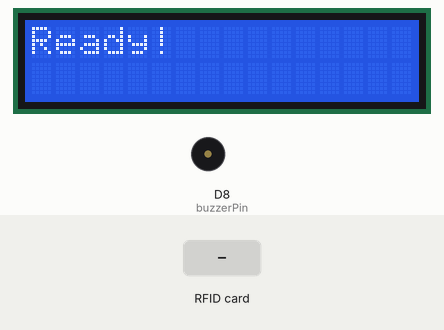
Recording of a sketch running on a simulated ESP8266 (NodeMCU). Shown: 16×2 character LCD, buzzer (waves = sounding). The inputs (shaded band) are chosen by the test bench. WiFi joins after 1.5 s; servers stay silent unless stated; what the sketch prints to the serial monitor is not drawn.

Above: at 3.1 s.
3.2 s: RFID card C4 11 72 29 held to the reader
At 4.5 s:
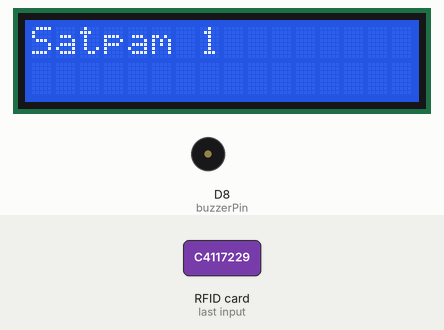
At 5.9 s:
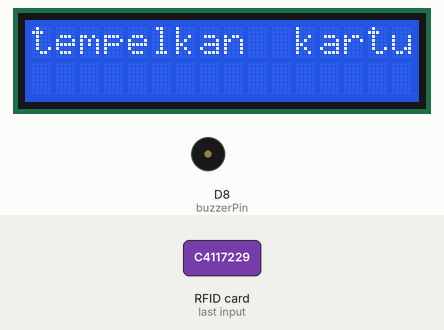
6.2 s: RFID card 12 34 56 78 held to the reader
At 6.7 s:
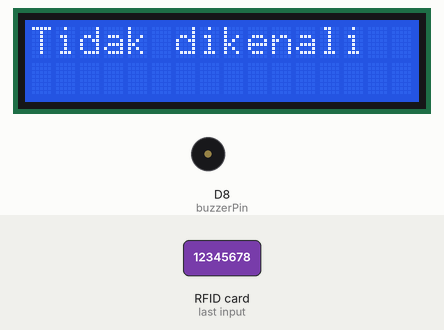
Timing chart, 0 to 9.2 s (numbered marks = the images above; inputs shaded):
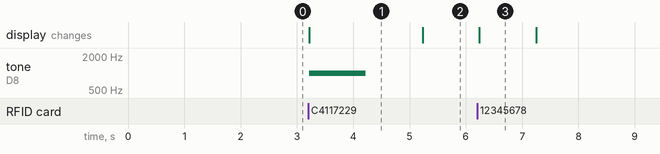

Measured:
- after the input at 3.2 s, tone on D8 (buzzerPin): silent → 1000 Hz at once, → silent 1.0 s later; the display: changes at once (image 1)
- after the input at 6.2 s, the display: changes at once (image 3)
- what the display in image 1 shows lasts 2.0 s, from 3.2 s to 5.2 s
- what the display in image 3 shows lasts 1.1 s, from 6.2 s to 7.3 s

The sketch:

progres_1.ino
```cpp
#include <Wire.h>
#include <LiquidCrystal_I2C.h>
#include <MFRC522.h>
#include <ESP8266WiFi.h>
#include <BlynkSimpleEsp8266.h>

#define SS_PIN D4
#define RST_PIN D3

MFRC522 rfid(SS_PIN, RST_PIN);

LiquidCrystal_I2C lcd(0x27, 16, 2);

const int buzzerPin = D8;

char auth[] = "K_WWakXZ1MezAS6u-1hIl9R5PMDZS535";
char ssid[] = "tes";
char pass[] = "12345678";

void setup() {
  Serial.begin(9600);
  lcd.begin();
  lcd.backlight();
  lcd.setCursor(0, 0);
  lcd.print("Ready!");

  pinMode(buzzerPin, OUTPUT);

  SPI.begin();
  rfid.PCD_Init();

  Blynk.begin(auth, ssid, pass);

  Serial.println("Scan an RFID tag");
}

void loop() {
  Blynk.run();

  if (!rfid.PICC_IsNewCardPresent() || !rfid.PICC_ReadCardSerial()) {
    delay(50);
    return;
  }

  String tagID = "";
  for (byte i = 0; i < rfid.uid.size; i++) {
    tagID.concat(String(rfid.uid.uidByte[i] < 0x10 ? "0" : ""));
    tagID.concat(String(rfid.uid.uidByte[i], HEX));
  }

  lcd.clear();
  lcd.setCursor(0, 0);

  if (tagID == "c4117229") {
    lcd.print("Satpam 1");
    tone(buzzerPin, 1000, 1000);
    delay(1000);
    noTone(buzzerPin);
    Serial.println("Satpam 1");
    Blynk.virtualWrite(V1, "Satpam 1\n");
  } else if (tagID == "e356431c") {
    lcd.print("Satpam 2");
    tone(buzzerPin, 1000, 1000);
    delay(1000);
    noTone(buzzerPin);
    Serial.println("Satpam 2");
    Blynk.virtualWrite(V1, "Satpam 2\n");
  } else {
    lcd.print("Tidak dikenali");
    Serial.println("Tidak dikenali");
    Blynk.virtualWrite(V1, "Tidak dikenali\n");
  }

  delay(1000);
  lcd.clear();
  lcd.setCursor(0, 0);
  lcd.print("tempelkan  kartu");
}
```
